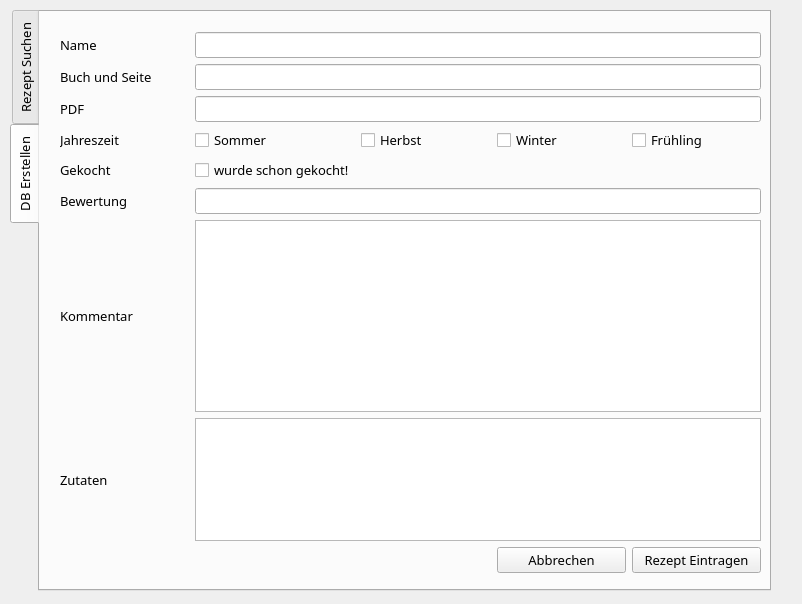
<?xml version="1.0" encoding="UTF-8"?>
<ui version="4.0">
 <class>Cookbook</class>
 <widget class="QMainWindow" name="Cookbook">
  <property name="geometry">
   <rect>
    <x>0</x>
    <y>0</y>
    <width>802</width>
    <height>604</height>
   </rect>
  </property>
  <property name="windowTitle">
   <string>Digitales Kochbuch</string>
  </property>
  <property name="animated">
   <bool>true</bool>
  </property>
  <property name="tabShape">
   <enum>QTabWidget::Rounded</enum>
  </property>
  <property name="unifiedTitleAndToolBarOnMac">
   <bool>true</bool>
  </property>
  <widget class="QWidget" name="centralwidget">
   <widget class="QTabWidget" name="tabWidget">
    <property name="enabled">
     <bool>true</bool>
    </property>
    <property name="geometry">
     <rect>
      <x>10</x>
      <y>10</y>
      <width>761</width>
      <height>581</height>
     </rect>
    </property>
    <property name="sizePolicy">
     <sizepolicy hsizetype="Preferred" vsizetype="Preferred">
      <horstretch>0</horstretch>
      <verstretch>0</verstretch>
     </sizepolicy>
    </property>
    <property name="font">
     <font>
      <family>Bahnschrift</family>
      <pointsize>10</pointsize>
     </font>
    </property>
    <property name="tabPosition">
     <enum>QTabWidget::West</enum>
    </property>
    <property name="currentIndex">
     <number>1</number>
    </property>
    <widget class="QWidget" name="search">
     <attribute name="title">
      <string>Rezept Suchen</string>
     </attribute>
     <widget class="QWidget" name="layoutWidget_4">
      <property name="geometry">
       <rect>
        <x>20</x>
        <y>20</y>
        <width>701</width>
        <height>541</height>
       </rect>
      </property>
      <layout class="QGridLayout" name="gridlayout_s">
       <item row="5" column="0">
        <widget class="QLabel" name="lbl_jahr_s">
         <property name="text">
          <string>Jahreszeit</string>
         </property>
        </widget>
       </item>
       <item row="10" column="0">
        <widget class="QLabel" name="lbl_zutaten_s">
         <property name="text">
          <string>Zutaten</string>
         </property>
        </widget>
       </item>
       <item row="1" column="2" colspan="4">
        <widget class="QLineEdit" name="le_seite_s">
         <property name="sizePolicy">
          <sizepolicy hsizetype="Expanding" vsizetype="Fixed">
           <horstretch>0</horstretch>
           <verstretch>0</verstretch>
          </sizepolicy>
         </property>
        </widget>
       </item>
       <item row="0" column="0">
        <widget class="QLabel" name="lbl_name_s">
         <property name="text">
          <string>Name</string>
         </property>
        </widget>
       </item>
       <item row="0" column="1">
        <widget class="QCheckBox" name="cb_name_s">
         <property name="sizePolicy">
          <sizepolicy hsizetype="Fixed" vsizetype="Fixed">
           <horstretch>0</horstretch>
           <verstretch>0</verstretch>
          </sizepolicy>
         </property>
         <property name="text">
          <string/>
         </property>
        </widget>
       </item>
       <item row="5" column="4">
        <widget class="QCheckBox" name="cb_winter_s">
         <property name="text">
          <string>Winter</string>
         </property>
        </widget>
       </item>
       <item row="5" column="2">
        <widget class="QCheckBox" name="cb_summer_s">
         <property name="text">
          <string>Sommer</string>
         </property>
        </widget>
       </item>
       <item row="9" column="1">
        <widget class="QCheckBox" name="cb_kommentar_s">
         <property name="sizePolicy">
          <sizepolicy hsizetype="Fixed" vsizetype="Fixed">
           <horstretch>0</horstretch>
           <verstretch>0</verstretch>
          </sizepolicy>
         </property>
         <property name="text">
          <string/>
         </property>
        </widget>
       </item>
       <item row="10" column="1">
        <widget class="QCheckBox" name="cb_zutaten_s">
         <property name="sizePolicy">
          <sizepolicy hsizetype="Fixed" vsizetype="Fixed">
           <horstretch>0</horstretch>
           <verstretch>0</verstretch>
          </sizepolicy>
         </property>
         <property name="text">
          <string/>
         </property>
        </widget>
       </item>
       <item row="5" column="1">
        <widget class="QCheckBox" name="cb_jahr_s">
         <property name="sizePolicy">
          <sizepolicy hsizetype="Fixed" vsizetype="Fixed">
           <horstretch>0</horstretch>
           <verstretch>0</verstretch>
          </sizepolicy>
         </property>
         <property name="text">
          <string/>
         </property>
        </widget>
       </item>
       <item row="1" column="1">
        <widget class="QCheckBox" name="cb_seite_s">
         <property name="sizePolicy">
          <sizepolicy hsizetype="Fixed" vsizetype="Fixed">
           <horstretch>0</horstretch>
           <verstretch>0</verstretch>
          </sizepolicy>
         </property>
         <property name="text">
          <string/>
         </property>
        </widget>
       </item>
       <item row="5" column="5">
        <widget class="QCheckBox" name="cb_spring_s">
         <property name="text">
          <string>Frühling</string>
         </property>
        </widget>
       </item>
       <item row="8" column="2" colspan="4">
        <widget class="QLineEdit" name="le_bewertung_s">
         <property name="sizePolicy">
          <sizepolicy hsizetype="Expanding" vsizetype="Fixed">
           <horstretch>0</horstretch>
           <verstretch>0</verstretch>
          </sizepolicy>
         </property>
        </widget>
       </item>
       <item row="11" column="5">
        <widget class="QPushButton" name="pb_suchen_s">
         <property name="sizePolicy">
          <sizepolicy hsizetype="Minimum" vsizetype="Fixed">
           <horstretch>0</horstretch>
           <verstretch>0</verstretch>
          </sizepolicy>
         </property>
         <property name="text">
          <string>Suchen</string>
         </property>
         <property name="autoDefault">
          <bool>false</bool>
         </property>
         <property name="flat">
          <bool>false</bool>
         </property>
        </widget>
       </item>
       <item row="11" column="4">
        <widget class="QPushButton" name="pb_exit_s">
         <property name="sizePolicy">
          <sizepolicy hsizetype="Preferred" vsizetype="Fixed">
           <horstretch>0</horstretch>
           <verstretch>0</verstretch>
          </sizepolicy>
         </property>
         <property name="text">
          <string>Abbrechen</string>
         </property>
         <property name="autoDefault">
          <bool>false</bool>
         </property>
         <property name="flat">
          <bool>false</bool>
         </property>
        </widget>
       </item>
       <item row="1" column="0">
        <widget class="QLabel" name="lbl_seite_s">
         <property name="text">
          <string>Buch und Seite</string>
         </property>
        </widget>
       </item>
       <item row="0" column="2" colspan="4">
        <widget class="QLineEdit" name="le_name_s">
         <property name="sizePolicy">
          <sizepolicy hsizetype="Expanding" vsizetype="Fixed">
           <horstretch>0</horstretch>
           <verstretch>0</verstretch>
          </sizepolicy>
         </property>
        </widget>
       </item>
       <item row="9" column="0">
        <widget class="QLabel" name="lbl_kommentar_s">
         <property name="text">
          <string>Kommentar</string>
         </property>
        </widget>
       </item>
       <item row="6" column="2">
        <widget class="QCheckBox" name="cb_cook_s">
         <property name="text">
          <string>Bereits Gekocht </string>
         </property>
        </widget>
       </item>
       <item row="8" column="0">
        <widget class="QLabel" name="lbl_bewertung_s">
         <property name="text">
          <string>Bewertung</string>
         </property>
        </widget>
       </item>
       <item row="10" column="2" colspan="4">
        <widget class="QListWidget" name="lw_zutat_s">
         <property name="enabled">
          <bool>true</bool>
         </property>
         <property name="sizePolicy">
          <sizepolicy hsizetype="Preferred" vsizetype="Expanding">
           <horstretch>0</horstretch>
           <verstretch>0</verstretch>
          </sizepolicy>
         </property>
         <property name="frameShadow">
          <enum>QFrame::Plain</enum>
         </property>
         <property name="sizeAdjustPolicy">
          <enum>QAbstractScrollArea::AdjustToContents</enum>
         </property>
        </widget>
       </item>
       <item row="5" column="3">
        <widget class="QCheckBox" name="cb_autumn_s">
         <property name="text">
          <string>Herbst</string>
         </property>
        </widget>
       </item>
       <item row="9" column="2" colspan="4">
        <widget class="QTextEdit" name="txte_kommentar_s">
         <property name="sizePolicy">
          <sizepolicy hsizetype="MinimumExpanding" vsizetype="Minimum">
           <horstretch>0</horstretch>
           <verstretch>0</verstretch>
          </sizepolicy>
         </property>
         <property name="minimumSize">
          <size>
           <width>0</width>
           <height>150</height>
          </size>
         </property>
         <property name="maximumSize">
          <size>
           <width>16777215</width>
           <height>192</height>
          </size>
         </property>
        </widget>
       </item>
      </layout>
     </widget>
    </widget>
    <widget class="QWidget" name="create">
     <property name="font">
      <font>
       <family>Bahnschrift</family>
       <pointsize>10</pointsize>
      </font>
     </property>
     <attribute name="title">
      <string>DB Erstellen</string>
     </attribute>
     <widget class="QWidget" name="layoutWidget">
      <property name="geometry">
       <rect>
        <x>20</x>
        <y>20</y>
        <width>701</width>
        <height>541</height>
       </rect>
      </property>
      <layout class="QGridLayout" name="gridLayout_w">
       <item row="4" column="4">
        <widget class="QCheckBox" name="cb_spring_w">
         <property name="text">
          <string>Frühling</string>
         </property>
        </widget>
       </item>
       <item row="6" column="0">
        <widget class="QLabel" name="lbl_bewertung_w">
         <property name="text">
          <string>Bewertung</string>
         </property>
        </widget>
       </item>
       <item row="5" column="0">
        <widget class="QLabel" name="lbl_gekocht_w">
         <property name="text">
          <string>Gekocht</string>
         </property>
        </widget>
       </item>
       <item row="7" column="1" colspan="4">
        <widget class="QTextEdit" name="txte_kommentar_w">
         <property name="sizePolicy">
          <sizepolicy hsizetype="Preferred" vsizetype="Minimum">
           <horstretch>0</horstretch>
           <verstretch>0</verstretch>
          </sizepolicy>
         </property>
        </widget>
       </item>
       <item row="5" column="1">
        <widget class="QCheckBox" name="cb_cook_w">
         <property name="text">
          <string>wurde schon gekocht!</string>
         </property>
        </widget>
       </item>
       <item row="9" column="4">
        <widget class="QPushButton" name="pb_write_w">
         <property name="sizePolicy">
          <sizepolicy hsizetype="Minimum" vsizetype="Fixed">
           <horstretch>0</horstretch>
           <verstretch>0</verstretch>
          </sizepolicy>
         </property>
         <property name="text">
          <string>Rezept Eintragen</string>
         </property>
         <property name="autoDefault">
          <bool>false</bool>
         </property>
         <property name="flat">
          <bool>false</bool>
         </property>
        </widget>
       </item>
       <item row="4" column="1">
        <widget class="QCheckBox" name="cb_summer_w">
         <property name="text">
          <string>Sommer</string>
         </property>
        </widget>
       </item>
       <item row="0" column="1" colspan="4">
        <widget class="QLineEdit" name="le_name_w">
         <property name="sizePolicy">
          <sizepolicy hsizetype="Expanding" vsizetype="Fixed">
           <horstretch>0</horstretch>
           <verstretch>0</verstretch>
          </sizepolicy>
         </property>
        </widget>
       </item>
       <item row="4" column="3">
        <widget class="QCheckBox" name="cb_winter_w">
         <property name="text">
          <string>Winter</string>
         </property>
        </widget>
       </item>
       <item row="2" column="0">
        <widget class="QLabel" name="lbl_pdf_w">
         <property name="text">
          <string>PDF</string>
         </property>
        </widget>
       </item>
       <item row="2" column="1" colspan="4">
        <widget class="QLineEdit" name="le_pdf_w">
         <property name="sizePolicy">
          <sizepolicy hsizetype="Expanding" vsizetype="Fixed">
           <horstretch>0</horstretch>
           <verstretch>0</verstretch>
          </sizepolicy>
         </property>
        </widget>
       </item>
       <item row="6" column="1" colspan="4">
        <widget class="QLineEdit" name="le_bewertung_w">
         <property name="sizePolicy">
          <sizepolicy hsizetype="Expanding" vsizetype="Fixed">
           <horstretch>0</horstretch>
           <verstretch>0</verstretch>
          </sizepolicy>
         </property>
        </widget>
       </item>
       <item row="0" column="0">
        <widget class="QLabel" name="lbl_name_w">
         <property name="text">
          <string>Name</string>
         </property>
        </widget>
       </item>
       <item row="4" column="0">
        <widget class="QLabel" name="lbl_jahr_w">
         <property name="text">
          <string>Jahreszeit</string>
         </property>
        </widget>
       </item>
       <item row="1" column="1" colspan="4">
        <widget class="QLineEdit" name="le_seite_w">
         <property name="sizePolicy">
          <sizepolicy hsizetype="Expanding" vsizetype="Fixed">
           <horstretch>0</horstretch>
           <verstretch>0</verstretch>
          </sizepolicy>
         </property>
        </widget>
       </item>
       <item row="4" column="2">
        <widget class="QCheckBox" name="cb_autumn_w">
         <property name="text">
          <string>Herbst</string>
         </property>
        </widget>
       </item>
       <item row="7" column="0">
        <widget class="QLabel" name="lbl_kommentar_w">
         <property name="text">
          <string>Kommentar</string>
         </property>
        </widget>
       </item>
       <item row="1" column="0">
        <widget class="QLabel" name="lbl_seite_w">
         <property name="text">
          <string>Buch und Seite</string>
         </property>
        </widget>
       </item>
       <item row="9" column="3">
        <widget class="QPushButton" name="pb_exit_w">
         <property name="sizePolicy">
          <sizepolicy hsizetype="Preferred" vsizetype="Fixed">
           <horstretch>0</horstretch>
           <verstretch>0</verstretch>
          </sizepolicy>
         </property>
         <property name="text">
          <string>Abbrechen</string>
         </property>
         <property name="autoDefault">
          <bool>false</bool>
         </property>
         <property name="flat">
          <bool>false</bool>
         </property>
        </widget>
       </item>
       <item row="8" column="0">
        <widget class="QLabel" name="lbl_zutaten_w">
         <property name="text">
          <string>Zutaten</string>
         </property>
        </widget>
       </item>
       <item row="8" column="1" colspan="4">
        <widget class="QTextEdit" name="txte_zutaten_w"/>
       </item>
      </layout>
     </widget>
    </widget>
   </widget>
  </widget>
 </widget>
 <resources/>
 <connections/>
</ui>
